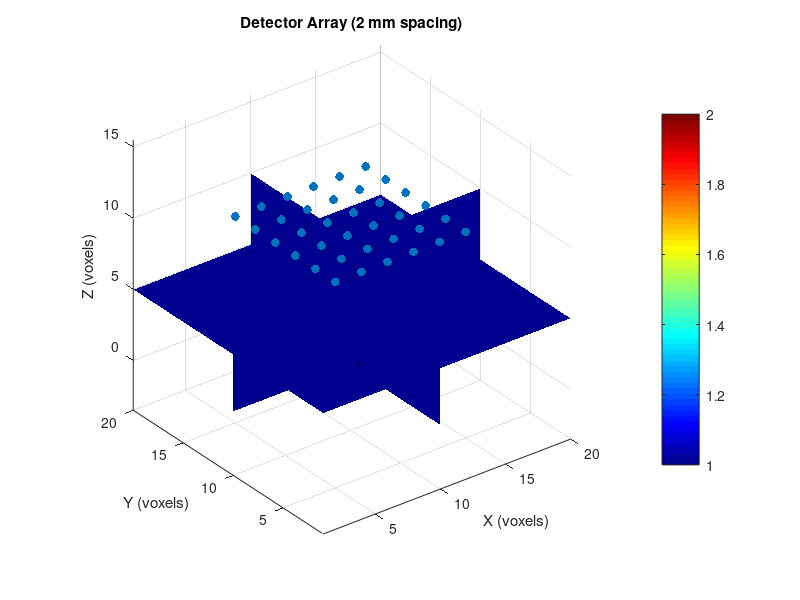

Source code (MATLAB): (Note: this script raises an error after producing the figure.)
%%%%%%%%%%%%%%%%%%%%%%%%%%%%%%%%%%%%%%%%
% Image reconstruction based on Perturbasion model
% Forward model: MCXLAB time domain
% Inverse problem solver: linear, lsqr from Matlab
% Created by jingjing jiang, 
%            jing.jing.jiang@outlook.com
% Date: 2025.04.23
%%%%%%%%%%%%%%%%%%%%%%%%%%%%%%%%%%%%%%%%
%% add paths
path_mcxlab = '/media/jiang/WD10T/Data/SoftwarePackages/mcx2023/';
addpath(genpath(path_mcxlab))
 

%% create an homogeneous case
%% Step 1 - run baseline simulation to get detected photons (and their seeds) at detectors
mua_homo = 0.005 * ones(1,2);
mua_heter = mua_homo;
mua_heter(2) = 0.1;

clear cfg
% cfg.seed = hex2dec('623F9A9E');
cfg.nphoton=1e8;
 
cfg.vol=uint8(ones(20,20,10));
cfg.vol(7:9, 11:13, 5:7)=2;
 

% time-domain simulation parameters
cfg.tstart = 0;
cfg.tend =0.3e-9;
cfg.tstep = 1e-11 ;
 

twin = cfg.tstart + cfg.tstep :cfg.tstep:cfg.tend;
numgate = length(twin);
 
cfg.prop=[0 0 1 1; 
    1e-6 0.4 0.5 1.37; 
    1e-6 0.4 0.5 1.37];
 
cfg.unitinmm = 1;

% add 10 x 10 detectors on the opposite side with the pixel size = 2 mm
% cfg.detpos=[30,20,0,1];        % to detect photons, one must first define detectors
det_spacing = 2;
 
x_start = 5; x_end = 15; % Includes center at 15
y_start = 5; y_end = 15;
z_pos =  10+1; % Opposite side of source (z=1)
XX = x_start:det_spacing:x_end;
YY = y_start:det_spacing:y_end;

% Generate detector coordinates
[x_det, y_det] = meshgrid(XX, YY);
cfg.detpos = [x_det(:), y_det(:), repmat(z_pos, numel(x_det), 1), ones(numel(x_det),1)];

% cfg.detpos = [10, 10,  10, 2 ];
cfg.maxdetphoton = 1e8;
cfg.issavedet =1;
 
cfg.autopilot = 1;
cfg.gpuid = 1;

cfg.isreflect = 0; % enable reflection at exterior boundaries
cfg.outputtype = 'flux'; 
 

%% run baseline simulation, now seed data are stored in output seeds.data
% srcList = [15, 15;
%     15 12 
%     15 18
%     12 15 
%     18 15] -5;
srcList = [10 10]
srcList = srcList  ;
srcList(:,3) =1;
num_src = size(srcList,1);
numdet = size(cfg.detpos,1);

%% Visualization Geometry
figure;
vol = cfg.vol;
slice(double(vol), 10, 10, 5); % Slices at x=10, y=10, z=5
shading interp
colormap(jet)
colorbar
axis tight
xlabel('X'), ylabel('Y'), zlabel('Z')
title('3D Volume Slices')
hold on
% Visualize detector placement (optional)
scatter3(cfg.detpos(:,1), cfg.detpos(:,2), cfg.detpos(:,3), 40, 'filled');
title('Detector Array (2 mm spacing)');
xlabel('X (voxels)'); ylabel('Y (voxels)'); zlabel('Z (voxels)');
axis equal; grid on;
% Add source position
hold on;
src_pos = srcList;
scatter3(src_pos(:,1), src_pos(:,2), src_pos(:,3), 150, 'filled', ...
    'MarkerFaceColor', [0 0.8 0], 'MarkerEdgeColor', 'k'); 
% axis equal tight
view(3)
%%
cw_1 = zeros(num_src*numdet,1);
cw_2 = cw_1;
for isrc = 1: num_src
% isrc = 1
cfg.srcpos = srcList(isrc,:) ;
cfg.srcdir = [0 0 1];
cfg.srctype='disk';
% cfg.srcparam1=[10, 0, 0, 0];
cfg.srcparam1=[5, 0, 0, 0]
[flux, detp, vol, seeds]=mcxlab(cfg);
% size(seeds.data)
seeds_all(isrc).seeds = seeds;
det_all(isrc).det = detp;
hist_1 = create_hist(detp, ...
    mua_homo, twin, cfg);
%% add anomaly  in the volume (heterogenous case)
 
hist_2 = create_hist(detp, ...
    mua_heter, twin, cfg);

%% 
numdet = size(cfg.detpos,1)
figure, 
for ii = 1:numdet
% ii = 4
    semilogy(hist_1(ii,:))
    hold on
    semilogy(hist_2(ii,:))
end

cw_1_tmp =  sum(hist_1,2);
cw_2_tmp =  sum(hist_2,2);

cw_1(1+numdet * (isrc-1):numdet * isrc) = cw_1_tmp;
cw_2(1+numdet * (isrc-1):numdet * isrc) = cw_2_tmp;

nx = length(XX);
ny = length(YY);
cw_2d_1 = reshape(cw_1_tmp,nx,ny);
cw_2d_2 = reshape(cw_2_tmp ,nx,ny);
figure,
subplot(131)
imagesc(cw_2d_1)
colorbar
subplot(132)
imagesc(cw_2d_2)
colorbar
subplot(133)
imagesc(cw_2d_1./cw_2d_2)
colorbar
end

 
 
%% Process measurements CW
% phi_homo = log10(cw_1);
% phi_hetero = log10(cw_2);
% data_diff = phi_hetero - phi_homo ;
%% Process measurements Time Gates
% remove zero gates
[idx_1 idx_2] = find(hist_1==0);
idx_start = max(idx_2) +1;
idx_tg_select = idx_start:numgate;
ng = length(idx_tg_select);
% [nd ng] = size(hist_1);

phi_homo = reshape(log10(hist_1(:,idx_tg_select))', numdet* ng , 1);
phi_hetero = reshape(log10(hist_2(:,idx_tg_select))', numdet* ng, 1);
data_diff = phi_hetero - phi_homo ;

 
% 
figure,
 
subplot(121)
plot(phi_homo )
hold on
plot(phi_hetero)

subplot(122)
plot(data_diff  )
%% Image reconstruction
 
%%  1. replay detected photon and output Jacobian [there is a bug with this replay mode
newcfg = cfg;
newcfg.prop(2:end,1) = mua_homo;
newcfg.outputtype = 'jacobian';
[vx, vy, vz] = size(newcfg.vol);
tic
jac_all = zeros(vx, vy, vz, numgate,numdet*num_src);
for isrc = 1:num_src
% newcfg.seed = seeds.data;
% newcfg.detphotons = detp.data;
% newcfg.replaydet = =-1 % 

newcfg.seed = seeds_all(isrc).seeds.data;
newcfg.detphotons = det_all(isrc).det.data;
jac = zeros(vx, vy, vz, numgate,numdet);
% for idet = 1: numdet
%     newcfg.replaydet= idet
    newcfg.replaydet= -1;
    [flux2, detp2, vol2, seeds2] = mcxlab(newcfg);
%     size(flux2.data)
    jac  = flux2.data;
    
% end
 jac_all(:,:,:,:,1+numdet * (isrc-1):numdet * isrc) = jac;
end
 
toc
%% 2. calculate jacobian matrix
% jac=log10(abs(jac1));
size(jac)

figure, 
% tg_plot = 10
for itg = 1:numgate
    imagesc(squeeze(jac(:,:,5,itg,1)))
    title(['time gate ' num2str(itg)])
    colorbar
    pause(0.3)
end
 
% jac(~isfinite(jac)) = nan;
%% reshape jacobian matrix
% J = reshape(jac, numel(cfg.vol), numdet)';  % [Ndet x Nvox]
% J = reshape(jac_all, numel(cfg.vol), numdet*num_src*numgate)' ;  % [Nmeas x Nvox]

% zero gates removed
J = reshape(jac_all(:,:,:,idx_tg_select,:), numel(cfg.vol), numdet*num_src*ng)' ;  % [Nmeas x Nvox]
  

size(J)

%% image reconstruction
 
tic
lambda = 1e0;  % Regularization parameter
%  JJt
H = J*J' + lambda*eye(size(J,1));
update = J'*(H\-data_diff);
update_3D = reshape(update, vx,vy,vz);
toc

 
%% jtj

% lambda = 1e-3;  % Regularization parameter
% H = J'*J + lambda*eye(size(J,2));
% update = H \ (J' * -data_diff);
% 
% update_3D = reshape(update, vx,vy,vz);

%% apply update and reconstruct
mu_a_recon_3D = update_3D+mua_homo(1);
figure
for iz = 1:size(cfg.vol,3)
    subplot(121)
    imagesc( mu_a_recon_3D(:,:,iz) )
    title(['z ' num2str(iz)])
    colorbar
    clim([0.005 nanmax(mu_a_recon_3D(:))])
    subplot(122)
    imagesc(cfg.vol(:,:, iz))

%     pause(0.3)
end
